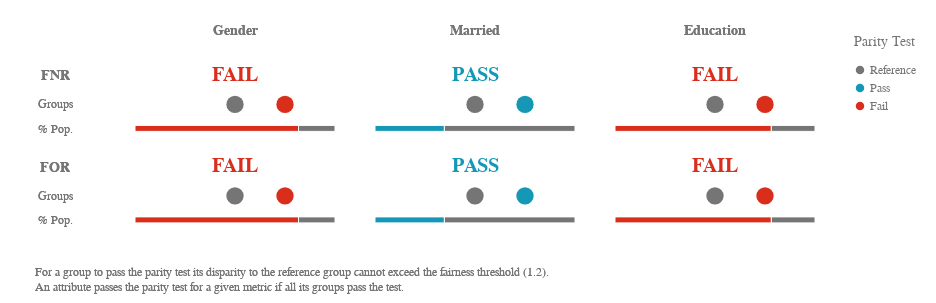

Notebook cell for this chart:
### Markdown cell above
Fairness threshold is the **diparity tolerance** of the organization.

### Code cell
ap.summary(dp, metrics, fairness_threshold = 1.2)

### Figure 1 — Vega-Lite specification as saved in the notebook (floating-point values rounded to 4 significant figures)
{"config": {"view": {"continuousWidth": 400, "continuousHeight": 300, "strokeWidth": 0}, "legend": {"labelColor": "rgb(117,117,117)", "labelFont": "Arial", "labelFontSize": 12, "titleColor": "rgb(117,117,117)", "titleFont": "Arial", "titleFontSize": 14, "titleFontWeight": "normal", "titlePadding": 15}}, "vconcat": [{"hconcat": [{"vconcat": [{"mark": {"type": "text", "align": "center", "baseline": "middle", "color": "rgb(117,117,117)", "font": "Arial", "fontWeight": "bold", "size": 14}, "encoding": {"text": {"value": ""}}, "height": 32.25, "width": 80.0}, {"layer": [{"mark": {"type": "text", "align": "center", "baseline": "middle", "color": "rgb(117,117,117)", "font": "Arial", "fontWeight": "bold", "size": 14}, "encoding": {"text": {"value": "FNR"}, "y": {"type": "quantitative", "axis": {"domain": false, "grid": false, "labels": false, "ticks": false, "title": " "}, "field": "y_position", "scale": {"domain": [3, 1]}}}, "transform": [{"calculate": "1.2", "as": "y_position"}]}, {"mark": {"type": "text", "align": "center", "baseline": "middle", "color": "rgb(117,117,117)", "font": "Arial", "size": 12}, "encoding": {"text": {"value": "Groups"}, "y": {"type": "quantitative", "axis": {"domain": false, "grid": false, "labels": false, "ticks": false, "title": " "}, "field": "y_position", "scale": {"domain": [3, 1]}}}, "transform": [{"calculate": "2", "as": "y_position"}]}, {"mark": {"type": "text", "align": "center", "baseline": "middle", "color": "rgb(117,117,117)", "font": "Arial", "size": 12}, "encoding": {"text": {"value": "% Pop."}, "y": {"type": "quantitative", "axis": {"domain": false, "grid": false, "labels": false, "ticks": false, "title": " "}, "field": "y_position", "scale": {"domain": [3, 1]}}}, "transform": [{"calculate": "2.7", "as": "y_position"}]}], "height": 69.88, "width": 80.0}, {"layer": [{"mark": {"type": "text", "align": "center", "baseline": "middle", "color": "rgb(117,117,117)", "font": "Arial", "fontWeight": "bold", "size": 14}, "encoding": {"text": {"value": "FOR"}, "y": {"type": "quantitative", "axis": {"domain": false, "grid": false, "labels": false, "ticks": false, "title": " "}, "field": "y_position", "scale": {"domain": [3, 1]}}}, "transform": [{"calculate": "1.2", "as": "y_position"}]}, {"mark": {"type": "text", "align": "center", "baseline": "middle", "color": "rgb(117,117,117)", "font": "Arial", "size": 12}, "encoding": {"text": {"value": "Groups"}, "y": {"type": "quantitative", "axis": {"domain": false, "grid": false, "labels": false, "ticks": false, "title": " "}, "field": "y_position", "scale": {"domain": [3, 1]}}}, "transform": [{"calculate": "2", "as": "y_position"}]}, {"mark": {"type": "text", "align": "center", "baseline": "middle", "color": "rgb(117,117,117)", "font": "Arial", "size": 12}, "encoding": {"text": {"value": "% Pop."}, "y": {"type": "quantitative", "axis": {"domain": false, "grid": false, "labels": false, "ticks": false, "title": " "}, "field": "y_position", "scale": {"domain": [3, 1]}}}, "transform": [{"calculate": "2.7", "as": "y_position"}]}], "height": 69.88, "width": 80.0}], "bounds": "flush", "data": {"name": "data-79dd248bdaa0ea02c535240e8ad022c8"}, "spacing": 21.5}, {"hconcat": [{"vconcat": [{"data": {"name": "data-79dd248bdaa0ea02c535240e8ad022c8"}, "mark": {"type": "text", "align": "center", "baseline": "middle", "color": "rgb(117,117,117)", "font": "Arial", "fontWeight": "bold", "size": 14}, "encoding": {"text": {"value": "Gender"}}, "height": 32.25, "width": 200.0}, {"layer": [{"data": {"name": "data-0648884f34076ca4404072fa7f837079"}, "mark": {"type": "text", "align": "center", "baseline": "middle", "font": "Arial", "fontWeight": "bold", "size": 20}, "encoding": {"color": {"type": "ordinal", "field": "parity_result", "legend": {"title": ""}, "scale": {"domain": ["Reference", "Pass", "Fail"], "range": ["rgb(117,117,117)", "rgb(20, 152, 181)", "rgb(217, 46, 28)"]}}, "text": {"value": "FAIL"}, "y": {"type": "quantitative", "axis": {"domain": false, "grid": false, "labels": false, "ticks": false, "title": " "}, "field": "y_position", "scale": {"domain": [3, 1]}}}, "transform": [{"calculate": "1", "as": "y_position"}]}, {"data": {"name": "data-b031c9269536b541fa850bb56ca6de8d"}, "mark": {"type": "bar", "size": 6, "stroke": "white"}, "encoding": {"color": {"type": "ordinal", "field": "fnr_parity_result", "legend": {"padding": 20, "title": "Parity Test"}, "scale": {"domain": ["Reference", "Pass", "Fail"], "range": ["rgb(117,117,117)", "rgb(20, 152, 181)", "rgb(217, 46, 28)"]}}, "tooltip": [{"type": "nominal", "field": "fnr_parity_result", "title": "Parity"}, {"type": "nominal", "field": "tooltip_group_size", "title": "Size"}, {"type": "nominal", "field": "tooltip_groups_name_size", "title": "Groups"}], "x": {"type": "quantitative", "aggregate": "sum", "axis": {"domain": false, "grid": false, "labels": false, "ticks": false, "title": " "}, "field": "group_size", "stack": "normalize"}, "y": {"type": "quantitative", "axis": {"domain": false, "grid": false, "labels": false, "ticks": false, "title": " "}, "field": "y_position", "scale": {"domain": [3, 1]}}}, "transform": [{"calculate": "2.8", "as": "y_position"}]}, {"data": {"name": "data-858b60d5e0d3cb13a9f62ee25232bcf2"}, "mark": {"type": "circle", "opacity": 1}, "encoding": {"color": {"type": "ordinal", "field": "fnr_parity_result", "legend": {"title": ""}, "scale": {"domain": ["Reference", "Pass", "Fail"], "range": ["rgb(117,117,117)", "rgb(20, 152, 181)", "rgb(217, 46, 28)"]}}, "size": {"value": 300}, "tooltip": [{"type": "nominal", "field": "attribute_value", "title": "Group"}, {"type": "nominal", "field": "tooltip_group_size", "title": "Group Size"}, {"type": "nominal", "field": "tooltip_parity_test_explanation_fnr", "title": "Parity Test"}, {"type": "nominal", "field": "tooltip_disparity_explanation_fnr", "title": "Disparity"}, {"type": "quantitative", "field": "fnr", "format": ".2f", "title": "FNR"}], "x": {"type": "quantitative", "axis": {"domain": false, "grid": false, "labels": false, "ticks": false, "title": " "}, "field": "fnr_disparity_rank", "scale": {"domain": [-2, 2], "nice": false}}, "y": {"type": "quantitative", "axis": {"domain": false, "grid": false, "labels": false, "ticks": false, "title": " "}, "field": "y_position", "scale": {"domain": [3, 1]}}}, "transform": [{"calculate": "2", "as": "y_position"}]}], "height": 69.88, "resolve": {"scale": {"x": "independent"}}, "width": 200.0}, {"layer": [{"data": {"name": "data-0648884f34076ca4404072fa7f837079"}, "mark": {"type": "text", "align": "center", "baseline": "middle", "font": "Arial", "fontWeight": "bold", "size": 20}, "encoding": {"color": {"type": "ordinal", "field": "parity_result", "legend": {"title": ""}, "scale": {"domain": ["Reference", "Pass", "Fail"], "range": ["rgb(117,117,117)", "rgb(20, 152, 181)", "rgb(217, 46, 28)"]}}, "text": {"value": "FAIL"}, "y": {"type": "quantitative", "axis": {"domain": false, "grid": false, "labels": false, "ticks": false, "title": " "}, "field": "y_position", "scale": {"domain": [3, 1]}}}, "transform": [{"calculate": "1", "as": "y_position"}]}, {"data": {"name": "data-4ff6ed5c4672511c5cf18cb26e8bb355"}, "mark": {"type": "bar", "size": 6, "stroke": "white"}, "encoding": {"color": {"type": "ordinal", "field": "for_parity_result", "legend": {"padding": 20, "title": "Parity Test"}, "scale": {"domain": ["Reference", "Pass", "Fail"], "range": ["rgb(117,117,117)", "rgb(20, 152, 181)", "rgb(217, 46, 28)"]}}, "tooltip": [{"type": "nominal", "field": "for_parity_result", "title": "Parity"}, {"type": "nominal", "field": "tooltip_group_size", "title": "Size"}, {"type": "nominal", "field": "tooltip_groups_name_size", "title": "Groups"}], "x": {"type": "quantitative", "aggregate": "sum", "axis": {"domain": false, "grid": false, "labels": false, "ticks": false, "title": " "}, "field": "group_size", "stack": "normalize"}, "y": {"type": "quantitative", "axis": {"domain": false, "grid": false, "labels": false, "ticks": false, "title": " "}, "field": "y_position", "scale": {"domain": [3, 1]}}}, "transform": [{"calculate": "2.8", "as": "y_position"}]}, {"data": {"name": "data-858b60d5e0d3cb13a9f62ee25232bcf2"}, "mark": {"type": "circle", "opacity": 1}, "encoding": {"color": {"type": "ordinal", "field": "for_parity_result", "legend": {"title": ""}, "scale": {"domain": ["Reference", "Pass", "Fail"], "range": ["rgb(117,117,117)", "rgb(20, 152, 181)", "rgb(217, 46, 28)"]}}, "size": {"value": 300}, "tooltip": [{"type": "nominal", "field": "attribute_value", "title": "Group"}, {"type": "nominal", "field": "tooltip_group_size", "title": "Group Size"}, {"type": "nominal", "field": "tooltip_parity_test_explanation_for", "title": "Parity Test"}, {"type": "nominal", "field": "tooltip_disparity_explanation_for", "title": "Disparity"}, {"type": "quantitative", "field": "for", "format": ".2f", "title": "FOR"}], "x": {"type": "quantitative", "axis": {"domain": false, "grid": false, "labels": false, "ticks": false, "title": " "}, "field": "for_disparity_rank", "scale": {"domain": [-2, 2], "nice": false}}, "y": {"type": "quantitative", "axis": {"domain": false, "grid": false, "labels": false, "ticks": false, "title": " "}, "field": "y_position", "scale": {"domain": [3, 1]}}}, "transform": [{"calculate": "2", "as": "y_position"}]}], "height": 69.88, "resolve": {"scale": {"x": "independent"}}, "width": 200.0}], "bounds": "flush", "spacing": 21.5}, {"vconcat": [{"data": {"name": "data-79dd248bdaa0ea02c535240e8ad022c8"}, "mark": {"type": "text", "align": "center", "baseline": "middle", "color": "rgb(117,117,117)", "font": "Arial", "fontWeight": "bold", "size": 14}, "encoding": {"text": {"value": "Married"}}, "height": 32.25, "width": 200.0}, {"layer": [{"data": {"name": "data-126d4ae515fac080ab56453e43289c66"}, "mark": {"type": "text", "align": "center", "baseline": "middle", "font": "Arial", "fontWeight": "bold", "size": 20}, "encoding": {"color": {"type": "ordinal", "field": "parity_result", "legend": {"title": ""}, "scale": {"domain": ["Reference", "Pass", "Fail"], "range": ["rgb(117,117,117)", "rgb(20, 152, 181)", "rgb(217, 46, 28)"]}}, "text": {"value": "PASS"}, "y": {"type": "quantitative", "axis": {"domain": false, "grid": false, "labels": false, "ticks": false, "title": " "}, "field": "y_position", "scale": {"domain": [3, 1]}}}, "transform": [{"calculate": "1", "as": "y_position"}]}, {"data": {"name": "data-d60995ab5f170127b9713b44672f47dd"}, "mark": {"type": "bar", "size": 6, "stroke": "white"}, "encoding": {"color": {"type": "ordinal", "field": "fnr_parity_result", "legend": {"padding": 20, "title": "Parity Test"}, "scale": {"domain": ["Reference", "Pass", "Fail"], "range": ["rgb(117,117,117)", "rgb(20, 152, 181)", "rgb(217, 46, 28)"]}}, "tooltip": [{"type": "nominal", "field": "fnr_parity_result", "title": "Parity"}, {"type": "nominal", "field": "tooltip_group_size", "title": "Size"}, {"type": "nominal", "field": "tooltip_groups_name_size", "title": "Groups"}], "x": {"type": "quantitative", "aggregate": "sum", "axis": {"domain": false, "grid": false, "labels": false, "ticks": false, "title": " "}, "field": "group_size", "stack": "normalize"}, "y": {"type": "quantitative", "axis": {"domain": false, "grid": false, "labels": false, "ticks": false, "title": " "}, "field": "y_position", "scale": {"domain": [3, 1]}}}, "transform": [{"calculate": "2.8", "as": "y_position"}]}, {"data": {"name": "data-02700cdbc4a9d6606f37546a1bf17649"}, "mark": {"type": "circle", "opacity": 1}, "encoding": {"color": {"type": "ordinal", "field": "fnr_parity_result", "legend": {"title": ""}, "scale": {"domain": ["Reference", "Pass", "Fail"], "range": ["rgb(117,117,117)", "rgb(20, 152, 181)", "rgb(217, 46, 28)"]}}, "size": {"value": 300}, "tooltip": [{"type": "nominal", "field": "attribute_value", "title": "Group"}, {"type": "nominal", "field": "tooltip_group_size", "title": "Group Size"}, {"type": "nominal", "field": "tooltip_parity_test_explanation_fnr", "title": "Parity Test"}, {"type": "nominal", "field": "tooltip_disparity_explanation_fnr", "title": "Disparity"}, {"type": "quantitative", "field": "fnr", "format": ".2f", "title": "FNR"}], "x": {"type": "quantitative", "axis": {"domain": false, "grid": false, "labels": false, "ticks": false, "title": " "}, "field": "fnr_disparity_rank", "scale": {"domain": [-2, 2], "nice": false}}, "y": {"type": "quantitative", "axis": {"domain": false, "grid": false, "labels": false, "ticks": false, "title": " "}, "field": "y_position", "scale": {"domain": [3, 1]}}}, "transform": [{"calculate": "2", "as": "y_position"}]}], "height": 69.88, "resolve": {"scale": {"x": "independent"}}, "width": 200.0}, {"layer": [{"data": {"name": "data-126d4ae515fac080ab56453e43289c66"}, "mark": {"type": "text", "align": "center", "baseline": "middle", "font": "Arial", "fontWeight": "bold", "size": 20}, "encoding": {"color": {"type": "ordinal", "field": "parity_result", "legend": {"title": ""}, "scale": {"domain": ["Reference", "Pass", "Fail"], "range": ["rgb(117,117,117)", "rgb(20, 152, 181)", "rgb(217, 46, 28)"]}}, "text": {"value": "PASS"}, "y": {"type": "quantitative", "axis": {"domain": false, "grid": false, "labels": false, "ticks": false, "title": " "}, "field": "y_position", "scale": {"domain": [3, 1]}}}, "transform": [{"calculate": "1", "as": "y_position"}]}, {"data": {"name": "data-9ba6422b9787506f822c0bb5b9973229"}, "mark": {"type": "bar", "size": 6, "stroke": "white"}, "encoding": {"color": {"type": "ordinal", "field": "for_parity_result", "legend": {"padding": 20, "title": "Parity Test"}, "scale": {"domain": ["Reference", "Pass", "Fail"], "range": ["rgb(117,117,117)", "rgb(20, 152, 181)", "rgb(217, 46, 28)"]}}, "tooltip": [{"type": "nominal", "field": "for_parity_result", "title": "Parity"}, {"type": "nominal", "field": "tooltip_group_size", "title": "Size"}, {"type": "nominal", "field": "tooltip_groups_name_size", "title": "Groups"}], "x": {"type": "quantitative", "aggregate": "sum", "axis": {"domain": false, "grid": false, "labels": false, "ticks": false, "title": " "}, "field": "group_size", "stack": "normalize"}, "y": {"type": "quantitative", "axis": {"domain": false, "grid": false, "labels": false, "ticks": false, "title": " "}, "field": "y_position", "scale": {"domain": [3, 1]}}}, "transform": [{"calculate": "2.8", "as": "y_position"}]}, {"data": {"name": "data-02700cdbc4a9d6606f37546a1bf17649"}, "mark": {"type": "circle", "opacity": 1}, "encoding": {"color": {"type": "ordinal", "field": "for_parity_result", "legend": {"title": ""}, "scale": {"domain": ["Reference", "Pass", "Fail"], "range": ["rgb(117,117,117)", "rgb(20, 152, 181)", "rgb(217, 46, 28)"]}}, "size": {"value": 300}, "tooltip": [{"type": "nominal", "field": "attribute_value", "title": "Group"}, {"type": "nominal", "field": "tooltip_group_size", "title": "Group Size"}, {"type": "nominal", "field": "tooltip_parity_test_explanation_for", "title": "Parity Test"}, {"type": "nominal", "field": "tooltip_disparity_explanation_for", "title": "Disparity"}, {"type": "quantitative", "field": "for", "format": ".2f", "title": "FOR"}], "x": {"type": "quantitative", "axis": {"domain": false, "grid": false, "labels": false, "ticks": false, "title": " "}, "field": "for_disparity_rank", "scale": {"domain": [-2, 2], "nice": false}}, "y": {"type": "quantitative", "axis": {"domain": false, "grid": false, "labels": false, "ticks": false, "title": " "}, "field": "y_position", "scale": {"domain": [3, 1]}}}, "transform": [{"calculate": "2", "as": "y_position"}]}], "height": 69.88, "resolve": {"scale": {"x": "independent"}}, "width": 200.0}], "bounds": "flush", "spacing": 21.5}, {"vconcat": [{"data": {"name": "data-79dd248bdaa0ea02c535240e8ad022c8"}, "mark": {"type": "text", "align": "center", "baseline": "middle", "color": "rgb(117,117,117)", "font": "Arial", "fontWeight": "bold", "size": 14}, "encoding": {"text": {"value": "Education"}}, "height": 32.25, "width": 200.0}, {"layer": [{"data": {"name": "data-0648884f34076ca4404072fa7f837079"}, "mark": {"type": "text", "align": "center", "baseline": "middle", "font": "Arial", "fontWeight": "bold", "size": 20}, "encoding": {"color": {"type": "ordinal", "field": "parity_result", "legend": {"title": ""}, "scale": {"domain": ["Reference", "Pass", "Fail"], "range": ["rgb(117,117,117)", "rgb(20, 152, 181)", "rgb(217, 46, 28)"]}}, "text": {"value": "FAIL"}, "y": {"type": "quantitative", "axis": {"domain": false, "grid": false, "labels": false, "ticks": false, "title": " "}, "field": "y_position", "scale": {"domain": [3, 1]}}}, "transform": [{"calculate": "1", "as": "y_position"}]}, {"data": {"name": "data-d1f44b7144e174fa55e68c0a3a93c61d"}, "mark": {"type": "bar", "size": 6, "stroke": "white"}, "encoding": {"color": {"type": "ordinal", "field": "fnr_parity_result", "legend": {"padding": 20, "title": "Parity Test"}, "scale": {"domain": ["Reference", "Pass", "Fail"], "range": ["rgb(117,117,117)", "rgb(20, 152, 181)", "rgb(217, 46, 28)"]}}, "tooltip": [{"type": "nominal", "field": "fnr_parity_result", "title": "Parity"}, {"type": "nominal", "field": "tooltip_group_size", "title": "Size"}, {"type": "nominal", "field": "tooltip_groups_name_size", "title": "Groups"}], "x": {"type": "quantitative", "aggregate": "sum", "axis": {"domain": false, "grid": false, "labels": false, "ticks": false, "title": " "}, "field": "group_size", "stack": "normalize"}, "y": {"type": "quantitative", "axis": {"domain": false, "grid": false, "labels": false, "ticks": false, "title": " "}, "field": "y_position", "scale": {"domain": [3, 1]}}}, "transform": [{"calculate": "2.8", "as": "y_position"}]}, {"data": {"name": "data-f00e418ff02899efdaf3dff0f325b15f"}, "mark": {"type": "circle", "opacity": 1}, "encoding": {"color": {"type": "ordinal", "field": "fnr_parity_result", "legend": {"title": ""}, "scale": {"domain": ["Reference", "Pass", "Fail"], "range": ["rgb(117,117,117)", "rgb(20, 152, 181)", "rgb(217, 46, 28)"]}}, "size": {"value": 300}, "tooltip": [{"type": "nominal", "field": "attribute_value", "title": "Group"}, {"type": "nominal", "field": "tooltip_group_size", "title": "Group Size"}, {"type": "nominal", "field": "tooltip_parity_test_explanation_fnr", "title": "Parity Test"}, {"type": "nominal", "field": "tooltip_disparity_explanation_fnr", "title": "Disparity"}, {"type": "quantitative", "field": "fnr", "format": ".2f", "title": "FNR"}], "x": {"type": "quantitative", "axis": {"domain": false, "grid": false, "labels": false, "ticks": false, "title": " "}, "field": "fnr_disparity_rank", "scale": {"domain": [-2, 2], "nice": false}}, "y": {"type": "quantitative", "axis": {"domain": false, "grid": false, "labels": false, "ticks": false, "title": " "}, "field": "y_position", "scale": {"domain": [3, 1]}}}, "transform": [{"calculate": "2", "as": "y_position"}]}], "height": 69.88, "resolve": {"scale": {"x": "independent"}}, "width": 200.0}, {"layer": [{"data": {"name": "data-0648884f34076ca4404072fa7f837079"}, "mark": {"type": "text", "align": "center", "baseline": "middle", "font": "Arial", "fontWeight": "bold", "size": 20}, "encoding": {"color": {"type": "ordinal", "field": "parity_result", "legend": {"title": ""}, "scale": {"domain": ["Reference", "Pass", "Fail"], "range": ["rgb(117,117,117)", "rgb(20, 152, 181)", "rgb(217, 46, 28)"]}}, "text": {"value": "FAIL"}, "y": {"type": "quantitative", "axis": {"domain": false, "grid": false, "labels": false, "ticks": false, "title": " "}, "field": "y_position", "scale": {"domain": [3, 1]}}}, "transform": [{"calculate": "1", "as": "y_position"}]}, {"data": {"name": "data-84e4091c9f4c77cbf1f953f0f09eeef5"}, "mark": {"type": "bar", "size": 6, "stroke": "white"}, "encoding": {"color": {"type": "ordinal", "field": "for_parity_result", "legend": {"padding": 20, "title": "Parity Test"}, "scale": {"domain": ["Reference", "Pass", "Fail"], "range": ["rgb(117,117,117)", "rgb(20, 152, 181)", "rgb(217, 46, 28)"]}}, "tooltip": [{"type": "nominal", "field": "for_parity_result", "title": "Parity"}, {"type": "nominal", "field": "tooltip_group_size", "title": "Size"}, {"type": "nominal", "field": "tooltip_groups_name_size", "title": "Groups"}], "x": {"type": "quantitative", "aggregate": "sum", "axis": {"domain": false, "grid": false, "labels": false, "ticks": false, "title": " "}, "field": "group_size", "stack": "normalize"}, "y": {"type": "quantitative", "axis": {"domain": false, "grid": false, "labels": false, "ticks": false, "title": " "}, "field": "y_position", "scale": {"domain": [3, 1]}}}, "transform": [{"calculate": "2.8", "as": "y_position"}]}, {"data": {"name": "data-f00e418ff02899efdaf3dff0f325b15f"}, "mark": {"type": "circle", "opacity": 1}, "encoding": {"color": {"type": "ordinal", "field": "for_parity_result", "legend": {"title": ""}, "scale": {"domain": ["Reference", "Pass", "Fail"], "range": ["rgb(117,117,117)", "rgb(20, 152, 181)", "rgb(217, 46, 28)"]}}, "size": {"value": 300}, "tooltip": [{"type": "nominal", "field": "attribute_value", "title": "Group"}, {"type": "nominal", "field": "tooltip_group_size", "title": "Group Size"}, {"type": "nominal", "field": "tooltip_parity_test_explanation_for", "title": "Parity Test"}, {"type": "nominal", "field": "tooltip_disparity_explanation_for", "title": "Disparity"}, {"type": "quantitative", "field": "for", "format": ".2f", "title": "FOR"}], "x": {"type": "quantitative", "axis": {"domain": false, "grid": false, "labels": false, "ticks": false, "title": " "}, "field": "for_disparity_rank", "scale": {"domain": [-2, 2], "nice": false}}, "y": {"type": "quantitative", "axis": {"domain": false, "grid": false, "labels": false, "ticks": false, "title": " "}, "field": "y_position", "scale": {"domain": [3, 1]}}}, "transform": [{"calculate": "2", "as": "y_position"}]}], "height": 69.88, "resolve": {"scale": {"x": "independent"}}, "width": 200.0}], "bounds": "flush", "spacing": 21.5}], "bounds": "flush", "spacing": 240.0}], "bounds": "flush", "spacing": 120.0}, {"layer": [{"mark": {"type": "text", "align": "left", "baseline": "top", "fill": "rgb(117,117,117)", "font": "Arial", "fontSize": 12, "fontWeight": "normal"}, "encoding": {"text": {"value": "For a group to pass the parity test its disparity to the reference group cannot exceed the fairness threshold (1.2)."}, "x": {"value": 20.0}, "y": {"value": 0}}}, {"mark": {"type": "text", "align": "left", "baseline": "top", "fill": "rgb(117,117,117)", "font": "Arial", "fontSize": 12, "fontWeight": "normal"}, "encoding": {"text": {"value": "An attribute passes the parity test for a given metric if all its groups pass the test."}, "x": {"value": 20.0}, "y": {"value": 15.0}}}], "data": {"name": "data-79dd248bdaa0ea02c535240e8ad022c8"}}], "padding": {"top": 15, "bottom": 10}, "$schema": "https://vega.github.io/schema/vega-lite/v4.8.1.json", "datasets": {"data-79dd248bdaa0ea02c535240e8ad022c8": [{"a": 1, "b": 0}, {"a": 1, "b": 0}], "data-0648884f34076ca4404072fa7f837079": [{"parity_result": "Fail"}], "data-b031c9269536b541fa850bb56ca6de8d": [{"fnr_parity_result": "Fail", "attribute_name": "Gender", "total_entities": 614, "group_size": 502, "tooltip_groups_name_size": "Male (502)", "tooltip_group_size": "502 (81.76%)"}, {"fnr_parity_result": "Reference", "attribute_name": "Gender", "total_entities": 614, "group_size": 112, "tooltip_groups_name_size": "Female (112)", "tooltip_group_size": "112 (18.24%)"}], "data-858b60d5e0d3cb13a9f62ee25232bcf2": [{"attribute_name": "Gender", "attribute_value": "Female", "group_size": 112, "total_entities": 614, "ref_group_value": "Female", "fnr": 0.02667, "for": 0.1, "fnr_disparity": 1.0, "for_disparity": 1.0, "fnr_disparity_scaled": 0.0, "fnr_parity_result": "Reference", "tooltip_parity_test_explanation_fnr": "Reference group", "tooltip_disparity_explanation_fnr": "Reference group", "tooltip_group_size": "112 (18.24%)", "fnr_disparity_rank": 0.0, "group_size_formatted": "112", "tooltip_groups_name_size": "Female (112)", "for_disparity_scaled": 0.0, "for_parity_result": "Reference", "tooltip_parity_test_explanation_for": "Reference group", "tooltip_disparity_explanation_for": "Reference group", "for_disparity_rank": 0.0}, {"attribute_name": "Gender", "attribute_value": "Male", "group_size": 502, "total_entities": 614, "ref_group_value": "Female", "fnr": 0.03458, "for": 0.1333, "fnr_disparity": 1.297, "for_disparity": 1.333, "fnr_disparity_scaled": 0.2968, "fnr_parity_result": "Fail", "tooltip_parity_test_explanation_fnr": "Fail. Above fairness threshold of 1.2", "tooltip_disparity_explanation_fnr": "1.30 times larger FNR than the reference group", "tooltip_group_size": "502 (81.76%)", "fnr_disparity_rank": 1.0, "group_size_formatted": "502", "tooltip_groups_name_size": "Male (502)", "for_disparity_scaled": 0.3333, "for_parity_result": "Fail", "tooltip_parity_test_explanation_for": "Fail. Above fairness threshold of 1.2", "tooltip_disparity_explanation_for": "1.33 times larger FOR than the reference group", "for_disparity_rank": 1.0}], "data-4ff6ed5c4672511c5cf18cb26e8bb355": [{"for_parity_result": "Fail", "attribute_name": "Gender", "total_entities": 614, "group_size": 502, "tooltip_groups_name_size": "Male (502)", "tooltip_group_size": "502 (81.76%)"}, {"for_parity_result": "Reference", "attribute_name": "Gender", "total_entities": 614, "group_size": 112, "tooltip_groups_name_size": "Female (112)", "tooltip_group_size": "112 (18.24%)"}], "data-126d4ae515fac080ab56453e43289c66": [{"parity_result": "Pass"}], "data-d60995ab5f170127b9713b44672f47dd": [{"fnr_parity_result": "Pass", "attribute_name": "Married", "total_entities": 614, "group_size": 213, "tooltip_groups_name_size": "No (213)", "tooltip_group_size": "213 (34.69%)"}, {"fnr_parity_result": "Reference", "attribute_name": "Married", "total_entities": 614, "group_size": 401, "tooltip_groups_name_size": "Yes (401)", "tooltip_group_size": "401 (65.31%)"}], "data-02700cdbc4a9d6606f37546a1bf17649": [{"attribute_name": "Married", "attribute_value": "No", "group_size": 213, "total_entities": 614, "ref_group_value": "Yes", "fnr": 0.03731, "for": 0.1282, "fnr_disparity": 1.194, "for_disparity": 1.011, "fnr_disparity_scaled": 0.194, "fnr_parity_result": "Pass", "tooltip_parity_test_explanation_fnr": "Pass. Below fairness threshold of 1.2", "tooltip_disparity_explanation_fnr": "1.19 times larger FNR than the reference group", "tooltip_group_size": "213 (34.69%)", "fnr_disparity_rank": 1.0, "group_size_formatted": "213", "tooltip_groups_name_size": "No (213)", "for_disparity_scaled": 0.0114, "for_parity_result": "Pass", "tooltip_parity_test_explanation_for": "Pass. Below fairness threshold of 1.2", "tooltip_disparity_explanation_for": "1.01 times larger FOR than the reference group", "for_disparity_rank": 1.0}, {"attribute_name": "Married", "attribute_value": "Yes", "group_size": 401, "total_entities": 614, "ref_group_value": "Yes", "fnr": 0.03125, "for": 0.1268, "fnr_disparity": 1.0, "for_disparity": 1.0, "fnr_disparity_scaled": 0.0, "fnr_parity_result": "Reference", "tooltip_parity_test_explanation_fnr": "Reference group", "tooltip_disparity_explanation_fnr": "Reference group", "tooltip_group_size": "401 (65.31%)", "fnr_disparity_rank": 0.0, "group_size_formatted": "401", "tooltip_groups_name_size": "Yes (401)", "for_disparity_scaled": 0.0, "for_parity_result": "Reference", "tooltip_parity_test_explanation_for": "Reference group", "tooltip_disparity_explanation_for": "Reference group", "for_disparity_rank": 0.0}], "data-9ba6422b9787506f822c0bb5b9973229": [{"for_parity_result": "Pass", "attribute_name": "Married", "total_entities": 614, "group_size": 213, "tooltip_groups_name_size": "No (213)", "tooltip_group_size": "213 (34.69%)"}, {"for_parity_result": "Reference", "attribute_name": "Married", "total_entities": 614, "group_size": 401, "tooltip_groups_name_size": "Yes (401)", "tooltip_group_size": "401 (65.31%)"}], "data-d1f44b7144e174fa55e68c0a3a93c61d": [{"fnr_parity_result": "Fail", "attribute_name": "Education", "total_entities": 614, "group_size": 480, "tooltip_groups_name_size": "Graduate (480)", "tooltip_group_size": "480 (78.18%)"}, {"fnr_parity_result": "Reference", "attribute_name": "Education", "total_entities": 614, "group_size": 134, "tooltip_groups_name_size": "Not Graduate (134)", "tooltip_group_size": "134 (21.82%)"}], "data-f00e418ff02899efdaf3dff0f325b15f": [{"attribute_name": "Education", "attribute_value": "Graduate", "group_size": 480, "total_entities": 614, "ref_group_value": "Not Graduate", "fnr": 0.03529, "for": 0.1519, "fnr_disparity": 1.447, "for_disparity": 2.354, "fnr_disparity_scaled": 0.4471, "fnr_parity_result": "Fail", "tooltip_parity_test_explanation_fnr": "Fail. Above fairness threshold of 1.2", "tooltip_disparity_explanation_fnr": "1.45 times larger FNR than the reference group", "tooltip_group_size": "480 (78.18%)", "fnr_disparity_rank": 1.0, "group_size_formatted": "480", "tooltip_groups_name_size": "Graduate (480)", "for_disparity_scaled": 1.354, "for_parity_result": "Fail", "tooltip_parity_test_explanation_for": "Fail. Above fairness threshold of 1.2", "tooltip_disparity_explanation_for": "2.35 times larger FOR than the reference group", "for_disparity_rank": 1.0}, {"attribute_name": "Education", "attribute_value": "Not Graduate", "group_size": 134, "total_entities": 614, "ref_group_value": "Not Graduate", "fnr": 0.02439, "for": 0.06452, "fnr_disparity": 1.0, "for_disparity": 1.0, "fnr_disparity_scaled": 0.0, "fnr_parity_result": "Reference", "tooltip_parity_test_explanation_fnr": "Reference group", "tooltip_disparity_explanation_fnr": "Reference group", "tooltip_group_size": "134 (21.82%)", "fnr_disparity_rank": 0.0, "group_size_formatted": "134", "tooltip_groups_name_size": "Not Graduate (134)", "for_disparity_scaled": 0.0, "for_parity_result": "Reference", "tooltip_parity_test_explanation_for": "Reference group", "tooltip_disparity_explanation_for": "Reference group", "for_disparity_rank": 0.0}], "data-84e4091c9f4c77cbf1f953f0f09eeef5": [{"for_parity_result": "Fail", "attribute_name": "Education", "total_entities": 614, "group_size": 480, "tooltip_groups_name_size": "Graduate (480)", "tooltip_group_size": "480 (78.18%)"}, {"for_parity_result": "Reference", "attribute_name": "Education", "total_entities": 614, "group_size": 134, "tooltip_groups_name_size": "Not Graduate (134)", "tooltip_group_size": "134 (21.82%)"}]}}
